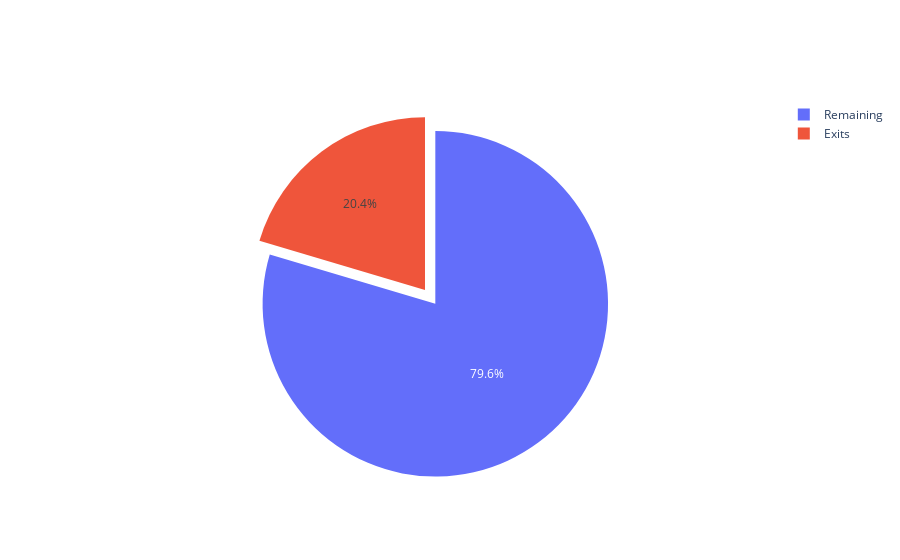

The notebook cell saved with this chart:
### Code cell
labels = ['Exits','Remaining']
values = [df['Exit'].sum(),1000-df['Exit'].sum()]

fig = go.Figure(data=[go.Pie(labels=labels, values=values, pull=[0,0.1])])
fig.show()

### Figure 1 — Plotly figure (JSON) as saved in the notebook; plotly's stock layout.template omitted (floating-point values rounded to 4 significant figures)
{"data": [{"labels": ["Exits", "Remaining"], "pull": [0, 0.1], "type": "pie", "values": [204, 796]}], "layout": {}}
